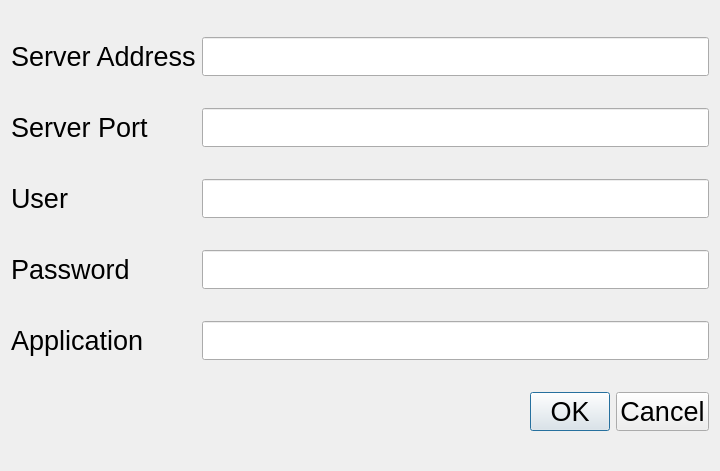
<?xml version="1.0" encoding="UTF-8"?>
<ui version="4.0">
 <class>rtsppublish</class>
 <widget class="QDialog" name="rtsppublish">
  <property name="geometry">
   <rect>
    <x>0</x>
    <y>0</y>
    <width>720</width>
    <height>471</height>
   </rect>
  </property>
  <property name="windowTitle">
   <string>Dialog</string>
  </property>
  <layout class="QGridLayout" name="gridLayout">
   <item row="0" column="0">
    <widget class="QLabel" name="label">
     <property name="font">
      <font>
       <pointsize>20</pointsize>
      </font>
     </property>
     <property name="text">
      <string>Server Address</string>
     </property>
    </widget>
   </item>
   <item row="0" column="1">
    <widget class="QLineEdit" name="server_address">
     <property name="font">
      <font>
       <pointsize>20</pointsize>
      </font>
     </property>
    </widget>
   </item>
   <item row="1" column="0">
    <widget class="QLabel" name="label_2">
     <property name="font">
      <font>
       <pointsize>20</pointsize>
      </font>
     </property>
     <property name="text">
      <string>Server Port</string>
     </property>
    </widget>
   </item>
   <item row="1" column="1">
    <widget class="QLineEdit" name="server_port">
     <property name="font">
      <font>
       <pointsize>20</pointsize>
      </font>
     </property>
    </widget>
   </item>
   <item row="2" column="0">
    <widget class="QLabel" name="label_3">
     <property name="font">
      <font>
       <pointsize>20</pointsize>
      </font>
     </property>
     <property name="text">
      <string>User</string>
     </property>
    </widget>
   </item>
   <item row="2" column="1">
    <widget class="QLineEdit" name="user">
     <property name="font">
      <font>
       <pointsize>20</pointsize>
      </font>
     </property>
    </widget>
   </item>
   <item row="3" column="0">
    <widget class="QLabel" name="label_4">
     <property name="font">
      <font>
       <pointsize>20</pointsize>
      </font>
     </property>
     <property name="text">
      <string>Password</string>
     </property>
    </widget>
   </item>
   <item row="3" column="1">
    <widget class="QLineEdit" name="password">
     <property name="font">
      <font>
       <pointsize>20</pointsize>
      </font>
     </property>
    </widget>
   </item>
   <item row="4" column="0">
    <widget class="QLabel" name="label_5">
     <property name="font">
      <font>
       <pointsize>20</pointsize>
      </font>
     </property>
     <property name="text">
      <string>Application</string>
     </property>
    </widget>
   </item>
   <item row="4" column="1">
    <widget class="QLineEdit" name="application_name">
     <property name="font">
      <font>
       <pointsize>20</pointsize>
      </font>
     </property>
    </widget>
   </item>
   <item row="5" column="1">
    <widget class="QDialogButtonBox" name="buttonBox">
     <property name="font">
      <font>
       <pointsize>20</pointsize>
      </font>
     </property>
     <property name="orientation">
      <enum>Qt::Horizontal</enum>
     </property>
     <property name="standardButtons">
      <set>QDialogButtonBox::Cancel|QDialogButtonBox::Ok</set>
     </property>
    </widget>
   </item>
  </layout>
 </widget>
 <resources/>
 <connections>
  <connection>
   <sender>buttonBox</sender>
   <signal>accepted()</signal>
   <receiver>rtsppublish</receiver>
   <slot>accept()</slot>
   <hints>
    <hint type="sourcelabel">
     <x>248</x>
     <y>254</y>
    </hint>
    <hint type="destinationlabel">
     <x>157</x>
     <y>274</y>
    </hint>
   </hints>
  </connection>
  <connection>
   <sender>buttonBox</sender>
   <signal>rejected()</signal>
   <receiver>rtsppublish</receiver>
   <slot>reject()</slot>
   <hints>
    <hint type="sourcelabel">
     <x>316</x>
     <y>260</y>
    </hint>
    <hint type="destinationlabel">
     <x>286</x>
     <y>274</y>
    </hint>
   </hints>
  </connection>
 </connections>
</ui>
